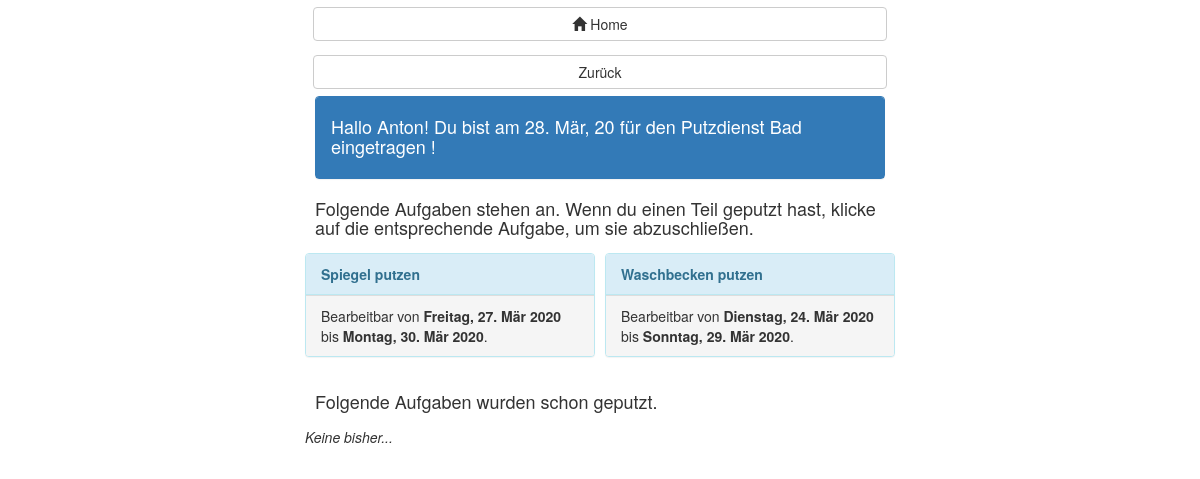
Screenshot of /putzen/24/p2/ (signed in) with the database file from the repository.
### webinterface/models.py (models this page shows, shortened)
class Assignment(models.Model):
    cleaner = models.ForeignKey(Cleaner, on_delete=models.CASCADE)
    cleaners_comment = models.CharField(max_length=200)
    created = models.DateField(auto_now_add=timezone.now().date(), editable=False)
    cleaning_week = models.ForeignKey(CleaningWeek, on_delete=models.CASCADE, editable=False)
    schedule = models.ForeignKey(Schedule, on_delete=models.CASCADE, editable=False)
    objects = AssignmentQuerySet.as_manager()
    class Meta:
        ordering = ('-cleaning_week__week',)
    def assignment_date(self):
        return self.cleaning_week.assignment_date()

class Cleaner(models.Model):
    class Meta:
        ordering = ('name',)
    user = models.ForeignKey(User, on_delete=models.CASCADE, null=True)
    name = models.CharField(max_length=20, unique=True)
    slug = models.CharField(max_length=20, unique=True)
    time_zone = models.CharField(max_length=30, default="Europe/Berlin")
    slack_id = models.CharField(max_length=10, default='')
    PREFERENCE = ((1, 'Ich möchte immer nur einen Putzdienst auf einmal machen müssen.'),
                  (2, 'Ich möchte höchstens zwei Putzdienste auf einmal machen müssen.'),
                  (3, 'Mir ist es egal, wie viele Putzdienste ich auf einmal habe.'))
    preference = models.IntegerField(choices=PREFERENCE, default=2)
    objects = CleanerQuerySet.as_manager()
    def __str__(self):
        return self.name

class CleaningWeek(models.Model):
    class Meta:
        ordering = ('-week',)
        unique_together = ('week', 'schedule')
    week = models.IntegerField(editable=False)
    excluded = models.ManyToManyField(Cleaner)
    schedule = models.ForeignKey(Schedule, on_delete=models.CASCADE, editable=False)
    tasks_valid = models.BooleanField(default=False)
    assignments_valid = models.BooleanField(default=False)
    disabled = models.BooleanField(default=False)
    objects = CleaningWeekQuerySet.as_manager()
    def __init__(self, *args, **kwargs):
        super().__init__(*args, **kwargs)
    def assignment_date(self):
        return epoch_week_to_monday(self.week) + datetime.timedelta(days=self.schedule.weekday)
    def week_start(self):
        return epoch_week_to_monday(self.week)

class Schedule(models.Model):
    class Meta:
        ordering = ('cleaners_per_date',)
    name = models.CharField(max_length=20, unique=True)
    slug = models.CharField(max_length=20, unique=True)
    CLEANERS_PER_DATE_CHOICES = ((1, 'Einen'), (2, 'Zwei'))
    cleaners_per_date = models.IntegerField(default=1, choices=CLEANERS_PER_DATE_CHOICES)
    WEEKDAYS = ((0, 'Montag'), (1, 'Dienstag'), (2, 'Mittwoch'), (3, 'Donnerstag'),
                (4, 'Freitag'), (5, 'Samstag'), (6, 'Sonntag'))
    weekday = models.IntegerField(default=6, choices=WEEKDAYS)
    FREQUENCY_CHOICES = ((1, 'Jede Woche'), (2, 'Gerade Wochen'), (3, 'Ungerade Wochen'))
    frequency = models.IntegerField(default=1, choices=FREQUENCY_CHOICES)
    disabled = models.BooleanField(default=False)
    objects = ScheduleQuerySet.as_manager()
    def __init__(self, *args, **kwargs):
        super(Schedule, self).__init__(*args, **kwargs)
        self.previous_cleaners_per_date = self.cleaners_per_date
        self.previous_frequency = self.frequency
    """
    Creates assignments cover a timespan and has several more options.

    Week numbers must be epoch week numbers as returned by date_to_epoch_week().
    @param start_week: First week number on which a new Assignment will be created.
    @param end_week: Last week number on which a new Assignment will be created
    @param mode Sets the mode of creation:
    - 1(default): Delete existing Assignments and CleaningDays and regenerate them throughout time frame
    - 2: Keep existing Assignments and only create new ones where there are none already
    - 3: Only reassign Assignments on existing CleaningDays, don't generate new CleaningDays
    """

class Task(models.Model):
    cleaning_week = models.ForeignKey(CleaningWeek, on_delete=models.CASCADE, editable=False)
    cleaned_by = models.ForeignKey(Cleaner, null=True, on_delete=models.PROTECT)
    template = models.ForeignKey(TaskTemplate, on_delete=models.CASCADE, editable=False)
    objects = TaskQuerySet.as_manager()
    def __str__(self):
        return self.template.task_name
    def start_date(self):
        return self.cleaning_week.week_start() \
               + datetime.timedelta(days=self.cleaning_week.schedule.weekday) \
               - datetime.timedelta(days=self.template.start_days_before)
    def end_date(self):
        return self.cleaning_week.week_start() \
               + datetime.timedelta(days=self.cleaning_week.schedule.weekday) \
               + datetime.timedelta(days=self.template.end_days_after)
    def my_time_has_come(self):
        return self.start_date() <= timezone.now().date() <= self.end_date()

class TaskTemplate(models.Model):
    task_name = models.CharField(max_length=20)
    task_help_text = models.CharField(max_length=200, default="", null=True)
    start_days_before = models.IntegerField(choices=[(0, ''), (1, ''), (2, ''), (3, ''), (4, ''), (5, ''), (6, '')])
    end_days_after = models.IntegerField(choices=[(0, ''), (1, ''), (2, ''), (3, ''), (4, ''), (5, ''), (6, '')])
    schedule = models.ForeignKey(Schedule, on_delete=models.CASCADE, editable=False)
    task_disabled = models.BooleanField(default=False)
    objects = TaskTemplateQuerySet.as_manager()
    def __init__(self, *args, **kwargs):
        super(TaskTemplate, self).__init__(*args, **kwargs)
        self.previous_disabled = self.task_disabled

### webinterface/views.py (the view)
# urls.py: path('putzen/<int:assignment_pk>/', login_required(AssignmentTasksView.as_view()),
class AssignmentTasksView(TemplateView):
    template_name = "webinterface/assignment_tasks.html"
    def get_context_data(self, **kwargs):
        context = super().get_context_data(**kwargs)
        try:
            context['assignment'] = Assignment.objects.get(pk=self.kwargs['assignment_pk'])
        except CleaningWeek.DoesNotExist:
            raise Http404("Assignment doesn't exist!")
        try:
            context['tasks'] = context['assignment'].cleaning_week.task_set.all()
        except CleaningWeek.DoesNotExist:
            logging.error("CleaningWeek does not exist on date!")
            raise Exception("CleaningWeek does not exist on date!")
        if 'schedule_page' in self.kwargs:
            context['schedule_page'] = self.kwargs['schedule_page']
        else:
            context['schedule_page'] = -1
        if 'cleaner_page' in self.kwargs:
            context['cleaner_page'] = self.kwargs['cleaner_page']
        else:
            context['cleaner_page'] = -1
        return context

### webinterface/models.py (called while the page is built)
def epoch_week_to_monday(week: int) -> datetime.date:
    epoch_seconds = ((week * 7) - 3) * 24 * 60 * 60
    return datetime.date.fromtimestamp(time.mktime(time.gmtime(epoch_seconds)))

    def cleaned(self):
        return self.exclude(cleaned_by__isnull=True)

    def uncleaned(self):
        return self.filter(cleaned_by__isnull=True)

### webinterface/templates/webinterface/assignment_tasks.html (shortened to what this page needs)
{% extends "webinterface/mobile_first_body.html" %}
{% load crispy_forms_tags %}
{% block main %}
    <div class="row">
        <div class="btn btn-group btn-group-md btn-group-justified" role="group">
            {% include "webinterface_snippets/button_to_cleaner_page.html" %}
        </div>
        {% if cleaner_page > 1 %}
            <div class="btn btn-group btn-group-md btn-group-justified" role="group">
                <a class="btn btn-default btn-block" role="button"
                   href="{% url 'webinterface:cleaner' cleaner_page %}">
                    Zurück
                </a>
            </div>
        {% endif %}
    </div>
    <div class="panel panel-primary">
        <div class="panel-heading">
            {% ifequal user.username assignment.cleaner.slug %}
                <h4>Hallo {{ assignment.cleaner }}!
                    Du bist am {{ assignment.assignment_date|date:"d. M, y" }} für den Putzdienst
                    {{ assignment.schedule.name }} eingetragen
                !</h4>
            {% endifequal %}
        </div>
    </div>
    <h4>Folgende Aufgaben stehen an.
        {% ifequal user.username assignment.cleaner.slug %}
            Wenn du einen Teil geputzt hast, klicke auf die entsprechende
            Aufgabe, um sie abzuschließen.
        {% endifequal %}
    </h4>
    <div class="row">
        {% for task in tasks.uncleaned %}
            <div class="col-xs-12 col-sm-6" style="padding: 5px; white-space: normal">
                <div class="panel panel-info">
                    <div class="panel-heading">
                        <b>{{ task }}</b>
                    </div>
                    <div class="panel-footer">
                        Bearbeitbar von <b>{{ task.start_date|date:"l, d. M Y" }}</b> bis
                        <b>{{ task.end_date|date:"l, d. M Y" }}</b>.
                    </div>
                </div>
            </div>
        {% empty %}
            <i>Es gibt keine Aufgaben...</i>
        {% endfor %}
    </div>
    <h4>Folgende Aufgaben wurden schon geputzt.</h4>
    <div class="row">
        {% for task in tasks.cleaned %}
            <div class="col-xs-12 col-sm-6" style="padding: 5px; white-space: normal">
                {% if user.username == assignment.cleaner.slug or user.is_superuser %}
                    <a class="btn btn-success btn-block"
                       href="{% url 'webinterface:task-cleaned' assignment.pk task.pk %}"
                       role="button">
                        {{ task }} -> <span class="glyphicon glyphicon-user"></span> {{ task.cleaned_by }}
                    </a>
                {% else %}
                    <a class="btn btn-success btn-block disabled" href="#" role="button">
                        {{ task }} -> <span class="glyphicon glyphicon-user"></span> {{ task.cleaned_by }}
                    </a>
                {% endif %}
            </div>
        {% empty %}
            <div class="col-xs-12 col-sm-6 col-lg-4" style="padding: 5px; white-space: normal">
                <i>Keine bisher...</i>
            </div>
        {% endfor %}
    </div>
{% endblock %}

### rows the page displays
Assignment: cleaner "Anton", assignment_date "28. Mär, 20", schedule.name "Bad"
Task: template.task_name "Spiegel putzen", start_date "Freitag, 27. Mär 2020", end_date "Montag, 30. Mär 2020"
Task: template.task_name "Waschbecken putzen", start_date "Dienstag, 24. Mär 2020", end_date "Sonntag, 29. Mär 2020"
